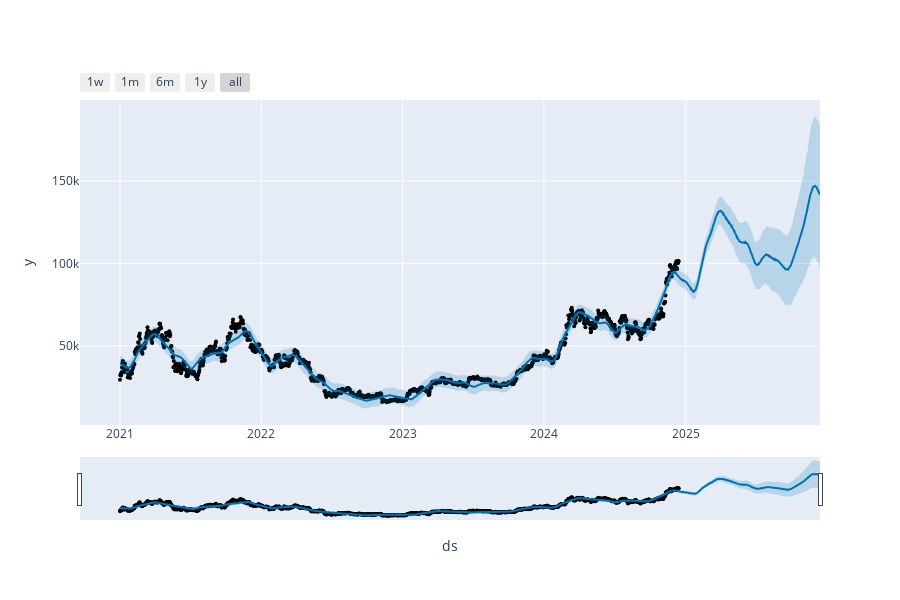

Notebook code for this chart:
### Code cell
plot_plotly(m, forecast)

### Figure 1 — Plotly figure (JSON) as saved in the notebook; plotly's stock layout.template omitted (floating-point values rounded to 4 significant figures; data arrays with more than 128 entries replaced by an {"elided": "..."} marker saying what was removed)
{"data": [{"marker": {"color": "black", "size": 4}, "mode": "markers", "name": "Actual", "type": "scatter", "x": {"elided": "1444 str values"}, "y": {"elided": "1444 float values"}}, {"hoverinfo": "skip", "line": {"width": 0}, "mode": "lines", "type": "scatter", "x": {"elided": "1809 str values"}, "y": {"elided": "1809 float values"}}, {"fill": "tonexty", "fillcolor": "rgba(0, 114, 178, 0.2)", "line": {"color": "#0072B2", "width": 2}, "mode": "lines", "name": "Predicted", "type": "scatter", "x": {"elided": "1809 str values"}, "y": {"elided": "1809 float values"}}, {"fill": "tonexty", "fillcolor": "rgba(0, 114, 178, 0.2)", "hoverinfo": "skip", "line": {"width": 0}, "mode": "lines", "type": "scatter", "x": {"elided": "1809 str values"}, "y": {"elided": "1809 float values"}}], "layout": {"height": 600, "showlegend": false, "width": 900, "xaxis": {"autorange": true, "range": ["2020-09-19 16:27:25.7143", "2025-12-14"], "rangeselector": {"buttons": [{"count": 7, "label": "1w", "step": "day", "stepmode": "backward"}, {"count": 1, "label": "1m", "step": "month", "stepmode": "backward"}, {"count": 6, "label": "6m", "step": "month", "stepmode": "backward"}, {"count": 1, "label": "1y", "step": "year", "stepmode": "backward"}, {"step": "all"}]}, "rangeslider": {"autorange": true, "range": ["2020-09-19 16:27:25.7143", "2025-12-14"], "visible": true, "yaxis": {"_template": null, "rangemode": "match"}}, "title": {"text": "ds"}, "type": "date"}, "yaxis": {"autorange": true, "range": [2003.0, 199100.0], "title": {"text": "y"}, "type": "linear"}}}
